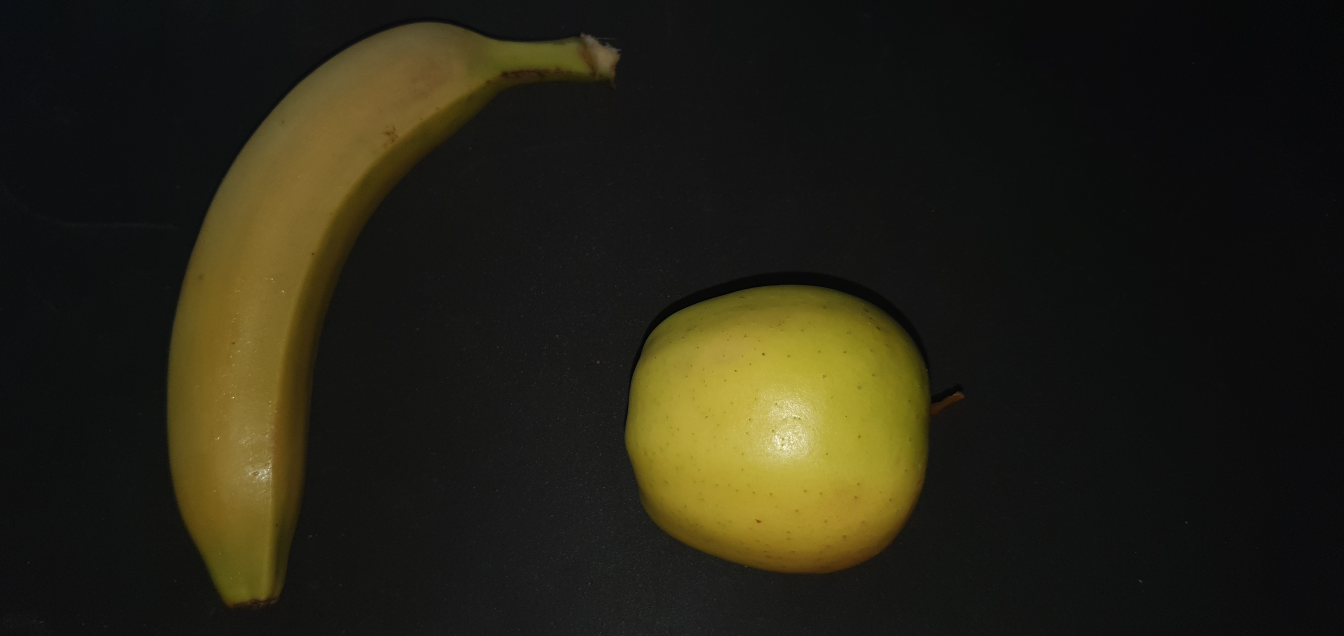
%> input picture hw2/fruit2.jpg, 4032 x 1908 px (shown at 1/3 size)
$ octave es3.m   (GNU Octave 9; MATLAB toolbox functions it lacks are replaced by stand-ins)
%> lines starting %> are read from the running program, lines starting %| are printed output that depends on the picture; in (x1, y1, x2, y2) boxes, pixels count from 0 and x2, y2 are one past the last pixel; in counts of white or black regions, pixels touching at a corner belong together; the program's own positions count from 1
I = imread('fruit2.jpg');
imshow(I);
I = rgb2gray(I);
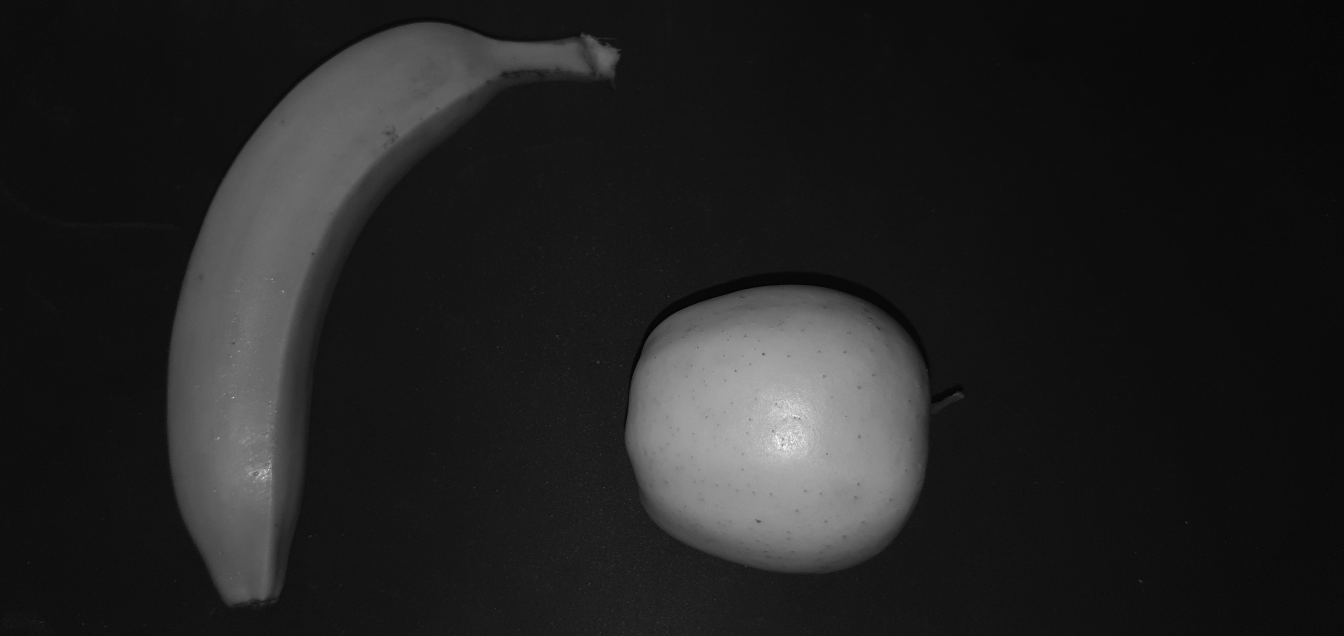
%> I: size 1908x4032 uint8 (shown at 1/3 size); min 0, max 252, mean 33.6
imshow(I);
bw = imbinarize(I);% Convert the grayscale image to binary using Otsu's method
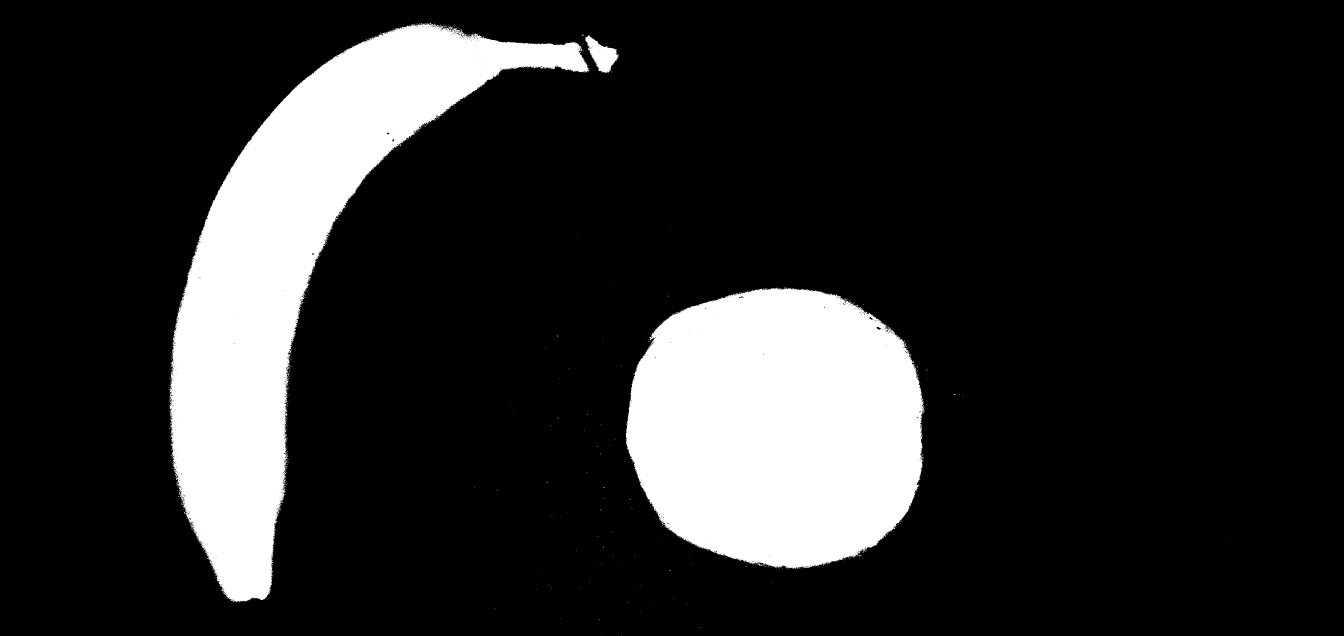
%> bw: size 1908x4032 logical (shown at 1/3 size); 16.3% white; 761 white regions (757 under 20 px), largest, box (x1, y1, x2, y2) and area: (506, 70, 1767, 1806) 640020, (1877, 862, 2773, 1706) 607683, (1755, 106, 1857, 219) 5559, (860, 1117, 867, 1127) 21
imshow(bw);
bw = bwareaopen(bw,180);% Remove small objects (less than 180 pixels)
%> bw: size 1908x4032 logical; 16.3% white; 3 white regions, box (x1, y1, x2, y2) and area: (506, 70, 1767, 1806) 640020, (1877, 862, 2773, 1706) 607683, (1755, 106, 1857, 219) 5559
imshow(bw);

% Calculate region properties of connected components
stats = regionprops("table",bw,"Centroid","MajorAxisLength","MinorAxisLength","Eccentricity","Area");
%> stats = 3 regions; Area, Centroid, MajorAxisLength, MinorAxisLength and Eccentricity: 640020 [882.1 807.8] 2075.2 636.5 0.952, 607683 [2332.7 1282.8] 914.3 848 0.374, 5559 [1806.3 165.6] 118.7 68.56 0.816

% Extract centroids and eccentricity values
centroids = cat(1,stats.Centroid);
%> centroids = [882.1 807.8; 1806.3 165.6; 2332.7 1282.8]
eccentricity = stats.Eccentricity;
%> eccentricity = [0.952; 0.816; 0.374]

% Identify and delete objects with area less than 100000 pixels
todelete= [];
for i = 1:size(stats,1)
    if(stats.Area(i) < 100000)
        todelete = [todelete i];
    end
end
%> this loop made 3 passes
%> todelete on pass 2: 2

% Remove objects with area less than 100000 pixels
for i = 1:size(todelete,1)
    stats(todelete(i),:) = [];
end
%> this loop made 1 pass
%> after the loop, stats = 2 regions; Area, Centroid, MajorAxisLength, MinorAxisLength and Eccentricity: 640020 [882.1 807.8] 2075.2 636.5 0.952, 607683 [2332.7 1282.8] 914.3 848 0.374

% Re-calculate centroids and eccentricity values after deletion
centroids = cat(1,stats.Centroid);
%> centroids = [882.1 807.8; 2332.7 1282.8]
eccentricity = stats.Eccentricity;
%> eccentricity = [0.952; 0.374]

% Initialize arrays to store apple and banana objects
apple = [];
banana = [];

% Classify objects as apple or banana based on eccentricity
%> (the run ends here)
